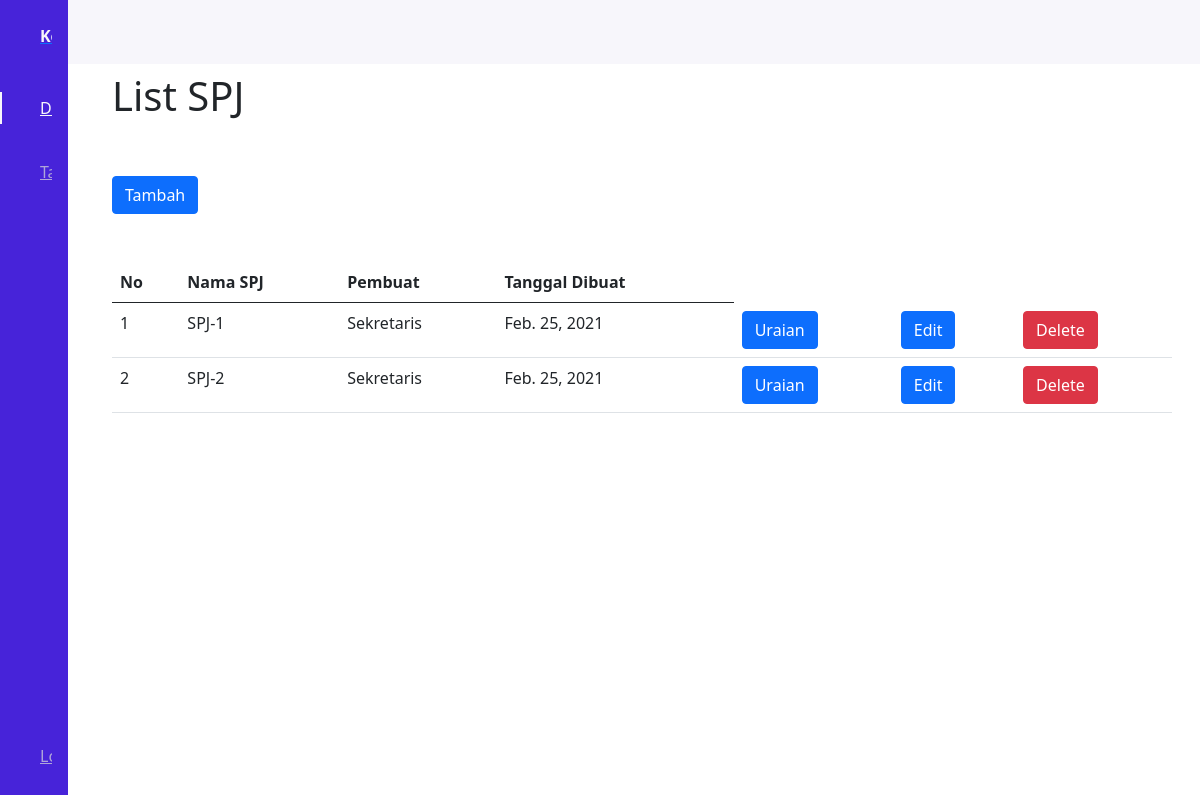
The page /home on the database its author committed.
### app/models.py (models this page shows)
class Spj(models.Model):
    nama_spj                = models.CharField(max_length=255)
    pembuat                 = models.CharField(max_length=255)
    tgl_pembuatan           = models.DateField(auto_now_add=True)
    tgl_perubahan_terakhir  = models.DateField(auto_now=True, auto_now_add=False)

### app/views.py (the view)
# urls.py: path('home', views.home, name='home')
def home(request):
    spj = Spj.objects.all().order_by('-tgl_pembuatan')
    context = {
        'title':'Home',
        'spjs':spj
    }
    return render(request, 'app/home.html', context)

### app/templates/app/home.html
{% extends 'app/base.html' %}
{% block content %}
<div class="row">
  <div class="col-md-12 mt-5"><br>
    <h1>List SPJ</h1>
    <a class="btn btn-primary mt-5" type="button" href="{% url 'tambah-spj' %}">Tambah</a>
    <table class="table mt-5">
      <thead>
        <tr>
          <th scope="col">No</th>
          <th scope="col">Nama SPJ</th>
          <th scope="col">Pembuat</th>
          <th scope="col">Tanggal Dibuat</th>
        </tr>
      </thead>
      <tbody>
        {% for spj in spjs %}
        <tr>
          <td>{{forloop.counter}}</td>
          <td>{{spj.nama_spj}}</td>
          <td>{{spj.pembuat}}</td>
          <td>{{spj.tgl_pembuatan}}</td>
          <td><a class="btn btn-primary" href="{% url 'uraian' spj.id %}">Uraian</a></td>
          <td><a class="btn btn-primary" href="{% url 'edit-spj' spj.id %}">Edit</a></td>
          <td><a class="btn btn-danger" href="{% url 'delete-spj' spj.id %}">Delete</a></td>
        </tr>
        {% endfor %}
      </tbody>
    </table>
  </div>
</div>
{% endblock content %}

### app/static/css/styles.css (style rules this page uses)
:root { --header-height: 3rem; --nav-width: 68px; --first-color: #4723D9; --first-color-light: #AFA5D9; --white-color: #F7F6FB; --body-font: 'Nunito', sans-serif; --normal-font-size: 1rem; --z-fixed: 100; }
*,::before,::after { box-sizing: border-box; }
body { position: relative; margin: var(--header-height) 0 0 0; padding: 0 1rem; font-family: var(--body-font); font-size: var(--normal-font-size); transition: .5s; }
a { text-decoration: none; }
@media screen and (min-width: 768px) { body { margin: calc(var(--header-height) + 1rem) 0 0 0; padding-left: calc(var(--nav-width) + 2rem); } }

### rows shown on the page
Spj: nama_spj "SPJ-1", pembuat "Sekretaris", tgl_pembuatan "Feb. 25, 2021"
Spj: nama_spj "SPJ-2", pembuat "Sekretaris", tgl_pembuatan "Feb. 25, 2021"
